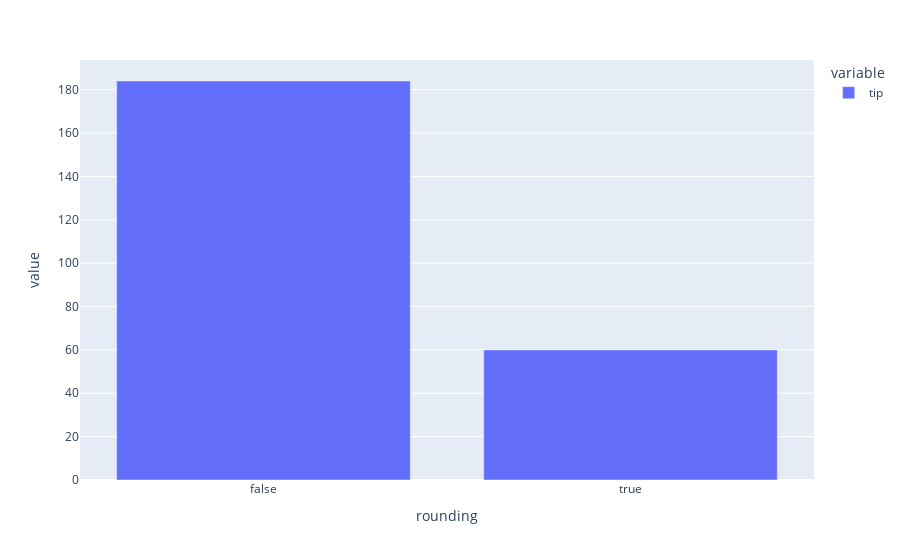

The notebook cell saved with this chart:
### Code cell
df['rounding'] = (df['total_bill'] + df['tip']).astype('int64') == (df['total_bill'] + df['tip'])
df.groupby('rounding').count()['tip'].plot(kind = 'bar')

### Figure 1 — Plotly figure (JSON) as saved in the notebook; plotly's stock layout.template omitted (floating-point values rounded to 4 significant figures)
{"data": [{"alignmentgroup": "True", "hovertemplate": "variable=tip<br>rounding=%{x}<br>value=%{y}<extra></extra>", "legendgroup": "tip", "marker": {"color": "#636efa", "pattern": {"shape": ""}}, "name": "tip", "offsetgroup": "tip", "orientation": "v", "showlegend": true, "textposition": "auto", "type": "bar", "x": [false, true], "xaxis": "x", "y": [184, 60], "yaxis": "y"}], "layout": {"barmode": "relative", "legend": {"title": {"text": "variable"}, "tracegroupgap": 0}, "margin": {"t": 60}, "xaxis": {"anchor": "y", "domain": [0, 1], "title": {"text": "rounding"}}, "yaxis": {"anchor": "x", "domain": [0, 1], "title": {"text": "value"}}}}
